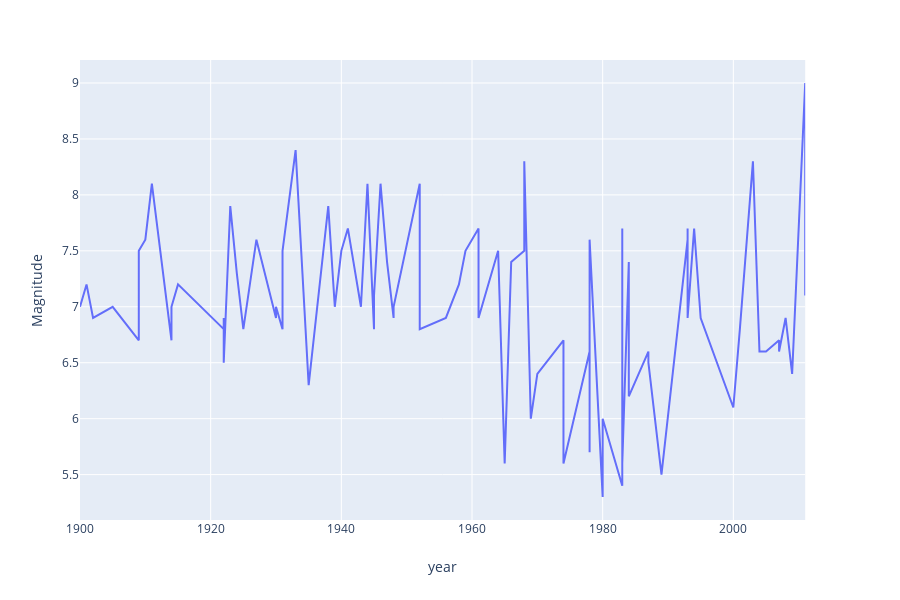

Write notebook code for a chart like this one.
### Code cell
Japan = qtables[qtables['Country']=='Japan']
px.line(Japan, x='year', y='Magnitude')

### Figure 1 — Plotly figure (JSON) as saved in the notebook; plotly's stock layout.template omitted (floating-point values rounded to 4 significant figures)
{"data": [{"hoverlabel": {"namelength": 0}, "hovertemplate": "year=%{x}<br>Magnitude=%{y}", "legendgroup": "", "line": {"color": "#636efa", "dash": "solid"}, "mode": "lines", "name": "", "showlegend": false, "type": "scatter", "x": [1900, 1901, 1902, 1905, 1909, 1909, 1910, 1911, 1914, 1914, 1915, 1922, 1922, 1922, 1923, 1924, 1925, 1927, 1930, 1930, 1931, 1931, 1933, 1935, 1938, 1939, 1940, 1941, 1943, 1944, 1945, 1945, 1946, 1947, 1948, 1948, 1952, 1952, 1956, 1958, 1959, 1961, 1961, 1964, 1965, 1966, 1968, 1968, 1969, 1970, 1974, 1974, 1978, 1978, 1978, 1980, 1980, 1983, 1983, 1983, 1984, 1984, 1987, 1987, 1989, 1993, 1993, 1993, 1993, 1994, 1995, 2000, 2001, 2003, 2004, 2005, 2007, 2007, 2008, 2009, 2011, 2011], "xaxis": "x", "y": [7, 7.2, 6.9, 7, 6.7, 7.5, 7.6, 8.1, 6.7, 7, 7.2, 6.8, 6.9, 6.5, 7.9, 7.3, 6.8, 7.6, 6.9, 7, 6.8, 7.5, 8.4, 6.3, 7.9, 7, 7.5, 7.7, 7, 8.1, 6.8, 7.1, 8.1, 7.4, 6.9, 7, 8.1, 6.8, 6.9, 7.2, 7.5, 7.7, 6.9, 7.5, 5.6, 7.4, 7.5, 8.3, 6, 6.4, 6.7, 5.6, 6.6, 5.7, 7.6, 5.3, 6, 5.4, 7.7, 5.6, 7.4, 6.2, 6.6, 6.5, 5.5, 7.6, 7.6, 7.7, 6.9, 7.7, 6.9, 6.1, 6.8, 8.3, 6.6, 6.6, 6.7, 6.6, 6.9, 6.4, 9, 7.1], "yaxis": "y"}], "layout": {"height": 600, "legend": {"tracegroupgap": 0}, "margin": {"t": 60}, "xaxis": {"anchor": "y", "domain": [0, 0.98], "title": {"text": "year"}}, "yaxis": {"anchor": "x", "domain": [0, 1], "title": {"text": "Magnitude"}}}}
